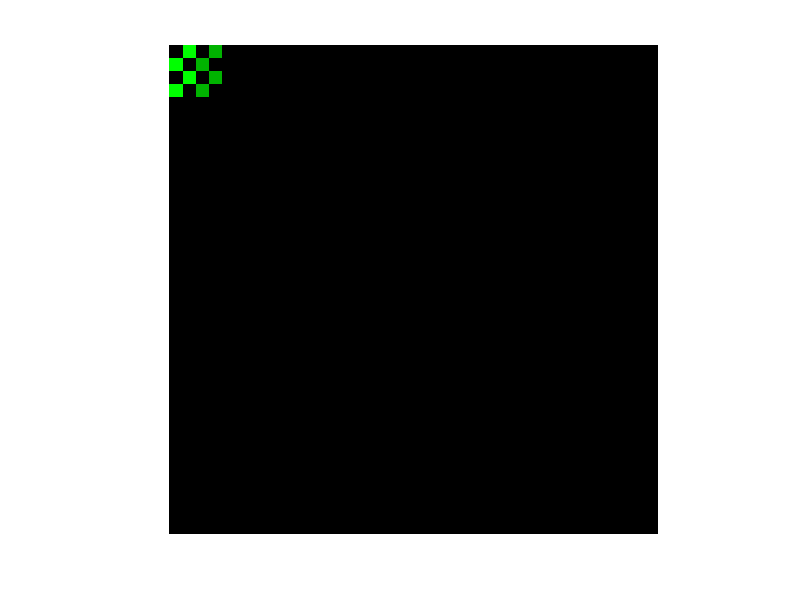

Here is the MATLAB script that generated this plot: (Note: this script raises an error after producing the figure.)

cb = checkerboard(4,2);

cb_ref = imref2d(size(cb));

background = zeros(150);

figure(1),imshowpair(cb,cb_ref,background,imref2d(size(background)))

T = [1 0 0; 0 1 0; 100 0 1];
tform_t = affine2d(T);

Shear = [1 3 0; 3 1 0; 0 0 1];
tform_shear = affine2d(Shear);

Scale = [5 0 0; 0 5 0; 0 0 1];
tform_scale = affine2d(Scale);

R = [cosd(30) sind(30) 0; -sind(30) cosd(30) 0; 0 0 1];
tform_r = affine2d(R);

RT = R*T;

tform_rt = affine2d(RT);
[out,out_ref] = imwarp(cb,cb_ref,tform_shear);
figure(2), imshowpair(out, out_ref, background, imref2d(size(background)))